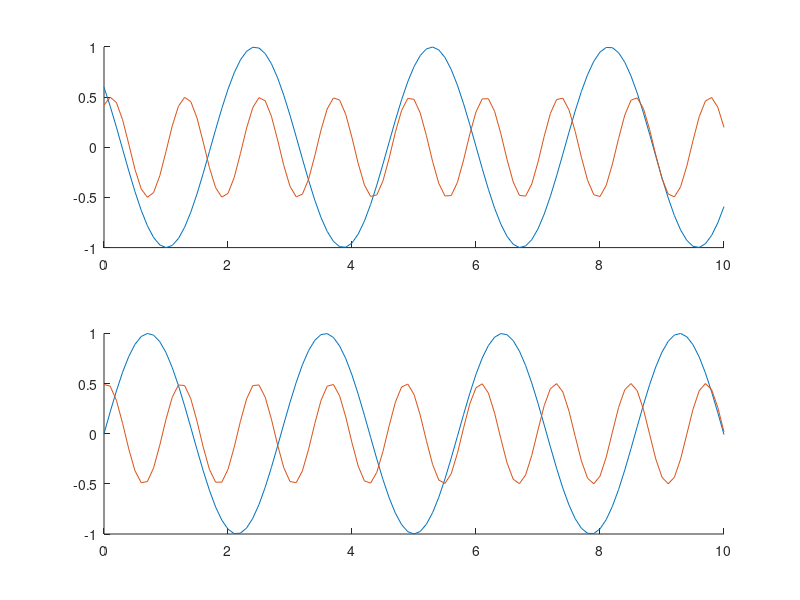

The MATLAB script that drew this image:
clear;
clc;

x = 0:0.1:10;

a1 = 1;
a2 = 0.5;
f1 = 2.2;
f2 = 5.2;
p1 = 2.5;
p2 = 1;

w_1 = a1*sin(f1*x+p1);
w_2 = a2*sin(f2*x+p2);

subplot(2,1,1);
hold all;
plot(x,w_1);
plot(x,w_2);
hold off;

p2 = p2-f2*p1/f1;
p1 = 0;

w_1_ = a1*sin(f1*x+p1);
w_2_ = a2*sin(f2*x+p2);

subplot(2,1,2);
hold all;
plot(x,w_1_);
plot(x,w_2_);
hold off;